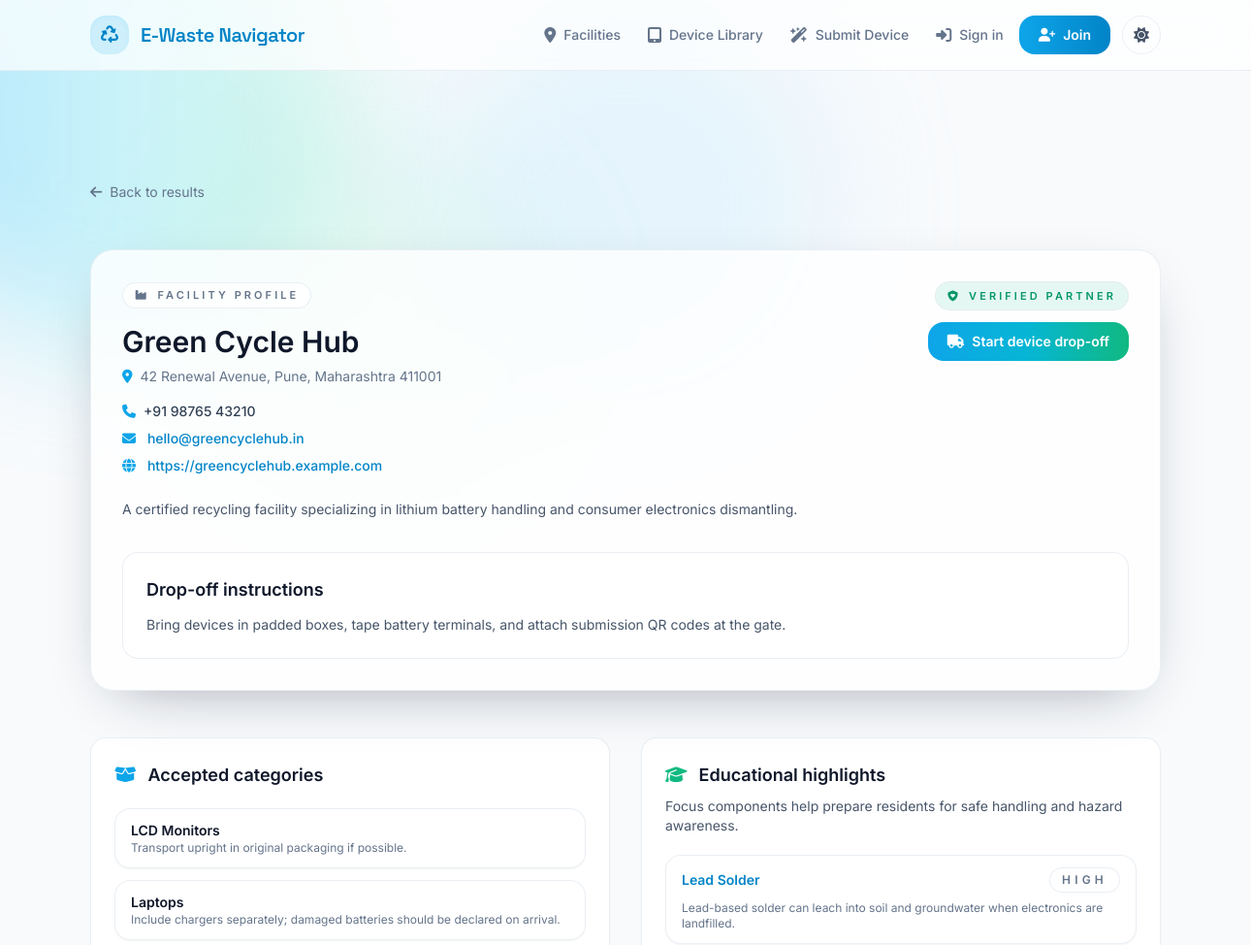
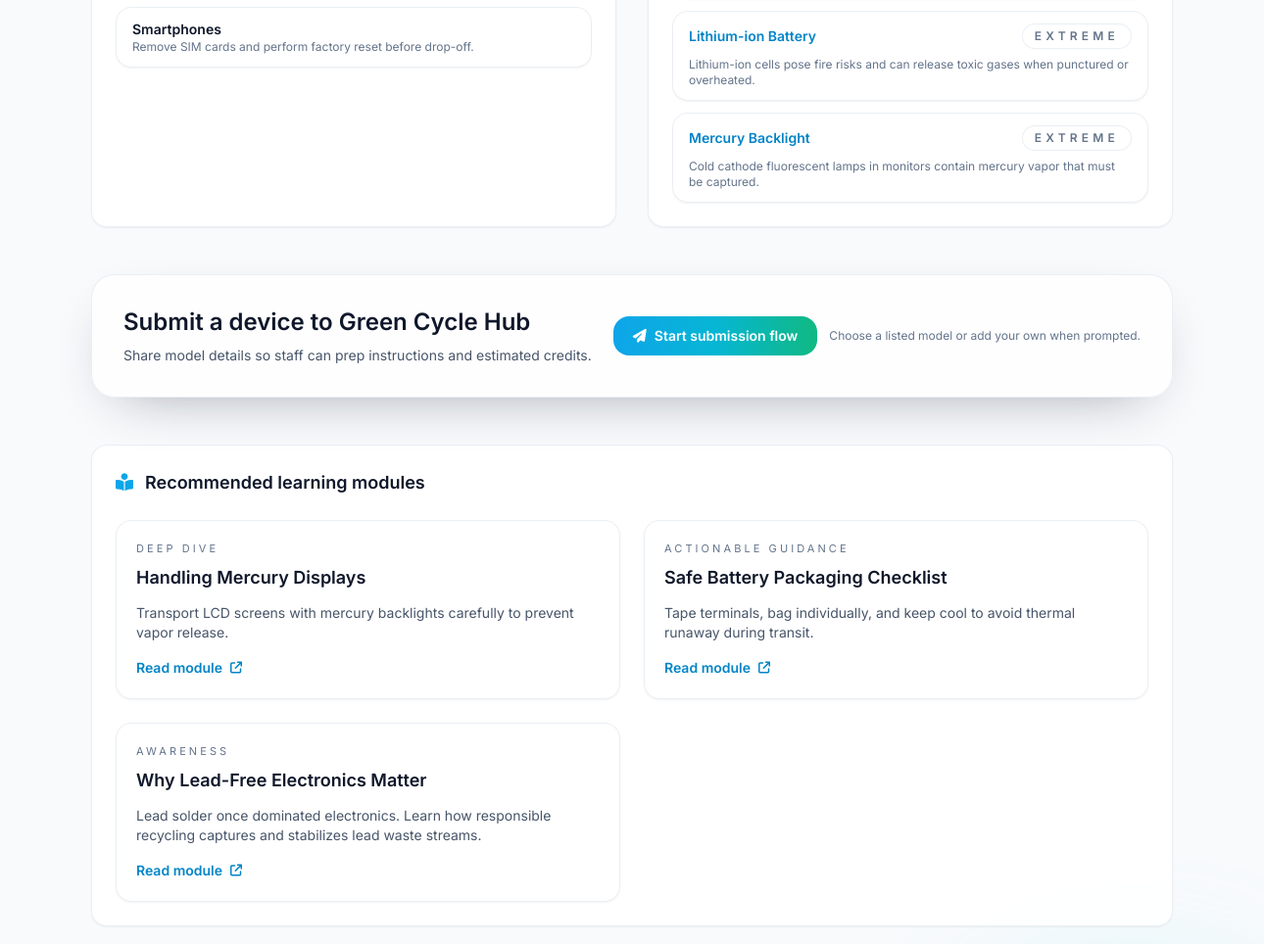
Before: /locations/green-cycle-hub/ (upper part) with the older database file (2 pictures, top to bottom).
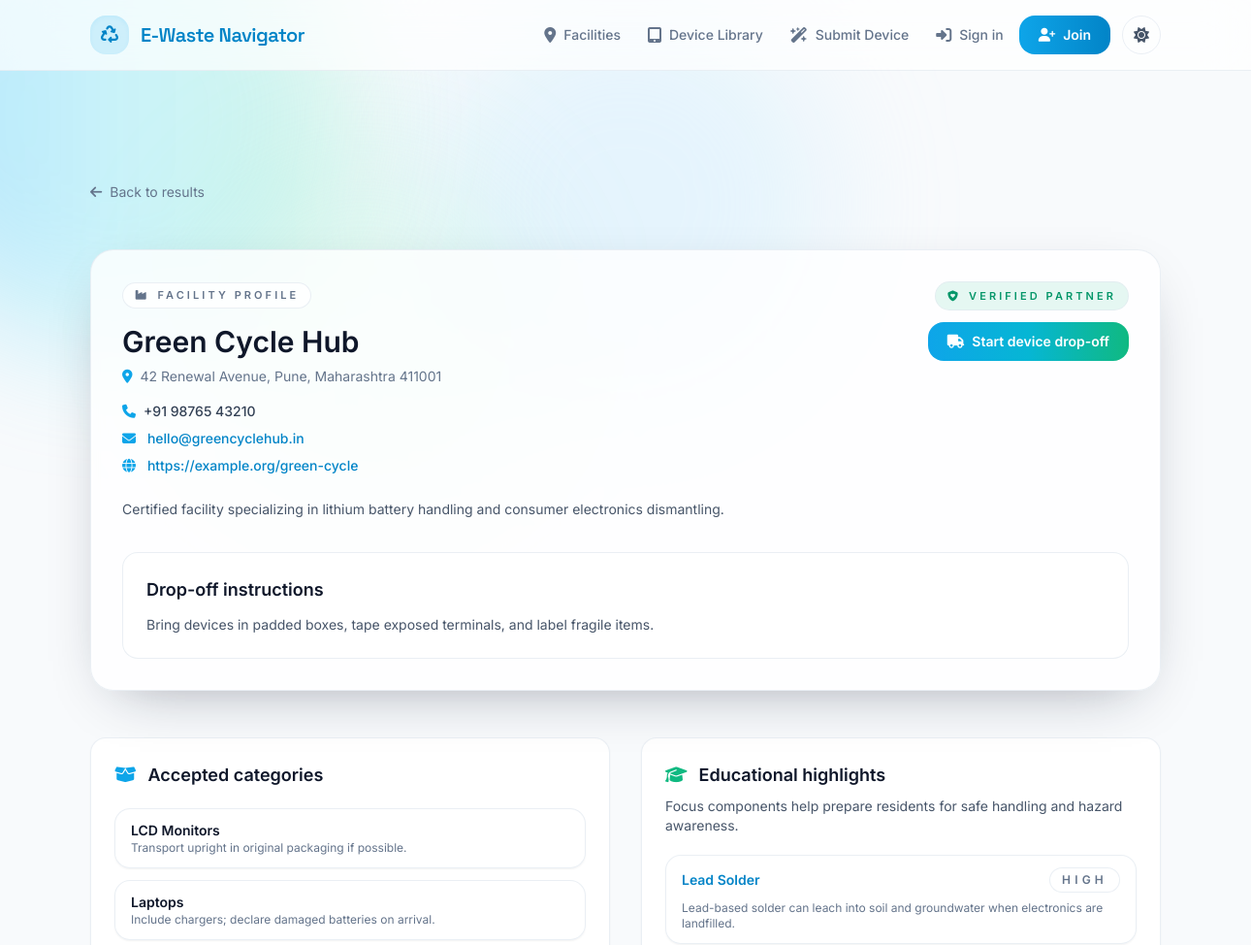
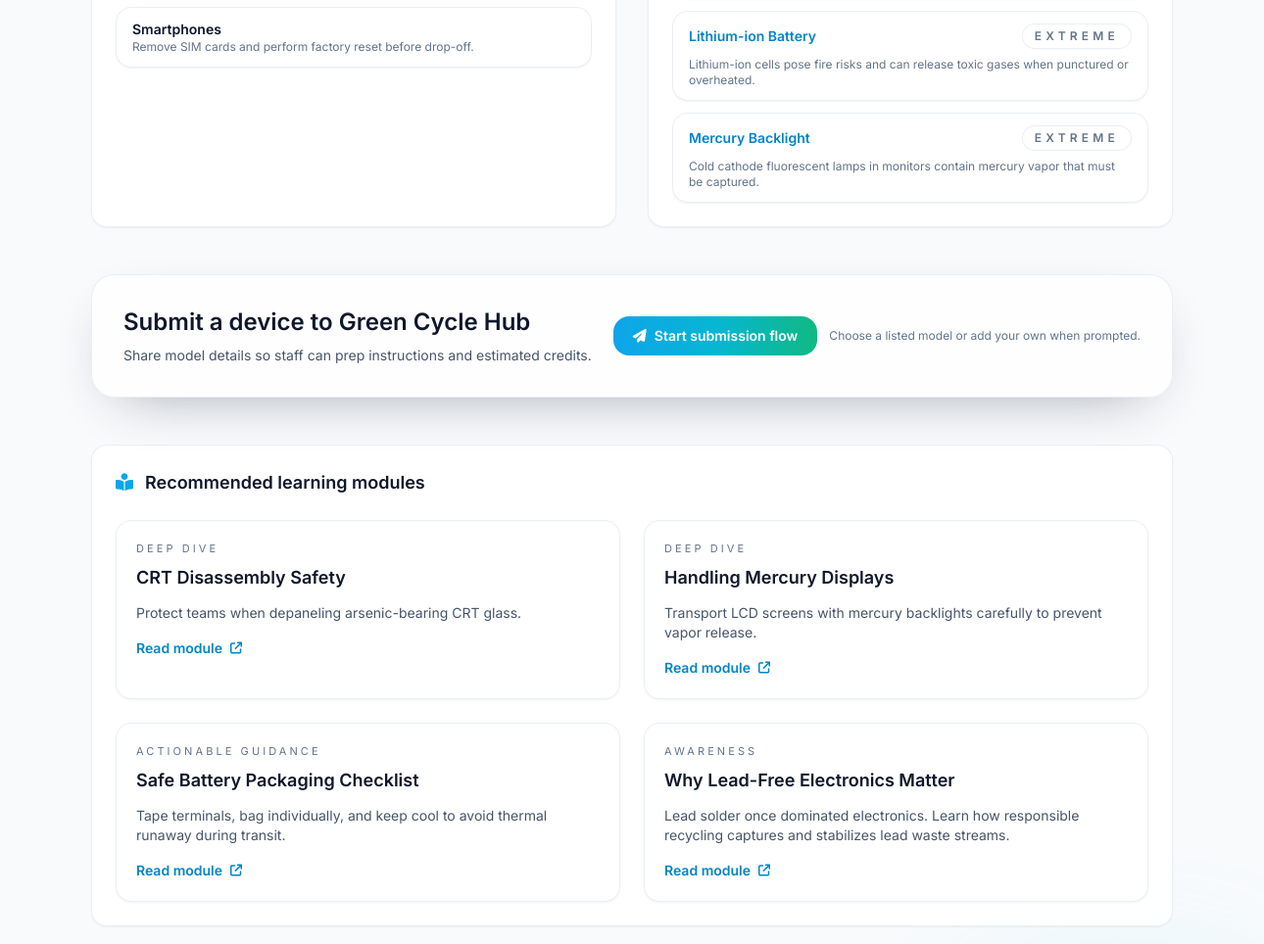
After: the same page with the newer database file (2 pictures, top to bottom).
### facilities/models.py (models this page shows, shortened)
class Facility(models.Model):
	name = models.CharField(max_length=200)
	slug = models.SlugField(max_length=210, unique=True)
	tagline = models.CharField(max_length=255, blank=True)
	description = models.TextField(blank=True)
	street_address = models.CharField(max_length=255)
	city = models.CharField(max_length=120)
	state_province = models.CharField(max_length=120)
	postal_code = models.CharField(max_length=20)
	country = models.CharField(max_length=60, default="India")
	latitude = models.DecimalField(max_digits=9, decimal_places=6, null=True, blank=True)
	longitude = models.DecimalField(max_digits=9, decimal_places=6, null=True, blank=True)
	phone_number = models.CharField(max_length=30, blank=True)
	email = models.EmailField(blank=True)
	website = models.URLField(blank=True)
	hours_of_operation = models.JSONField(default=dict, blank=True)
	drop_off_instructions = models.TextField(blank=True)
	services = models.ManyToManyField(
		FacilityService,
		related_name="facilities",
		blank=True,
	)
	focus_components = models.ManyToManyField(
		'education.HazardousComponent',
		related_name='facilities',
		blank=True,
	)
	is_verified = models.BooleanField(default=False)
	created_at = models.DateTimeField(auto_now_add=True)
	updated_at = models.DateTimeField(auto_now=True)
	class Meta:
		ordering = ["name"]
	@property
	def full_address(self) -> str:
		return f"{self.street_address}, {self.city}, {self.state_province} {self.postal_code}"

class FacilityAcceptedItem(models.Model):
	facility = models.ForeignKey(Facility, related_name="accepted_items", on_delete=models.CASCADE)
	category = models.CharField(max_length=150)
	notes = models.CharField(max_length=255, blank=True)
	class Meta:
		unique_together = ("facility", "category")
		ordering = ["category"]

### education/models.py (models this page shows, shortened)
class HazardousComponent(models.Model):
	LOW = "low"
	MODERATE = "moderate"
	HIGH = "high"
	EXTREME = "extreme"
	HAZARD_LEVEL_CHOICES = [
		(LOW, "Low"),
		(MODERATE, "Moderate"),
		(HIGH, "High"),
		(EXTREME, "Extreme"),
	]
	name = models.CharField(max_length=150)
	slug = models.SlugField(max_length=160, unique=True)
	hazard_level = models.CharField(
		max_length=20,
		choices=HAZARD_LEVEL_CHOICES,
		default=MODERATE,
	)
	overview = models.TextField(help_text="High-level explanation of the component risk.")
	environmental_impact = models.TextField()
	human_health_impact = models.TextField()
	safe_handling_guidance = models.TextField(blank=True)
	last_reviewed = models.DateField(null=True, blank=True)
	created_at = models.DateTimeField(auto_now_add=True)
	updated_at = models.DateTimeField(auto_now=True)
	class Meta:
		ordering = ["name"]

class LearningModule(models.Model):
	AWARENESS = "awareness"
	ACTION = "action"
	DEEP_DIVE = "deep_dive"
	MODULE_TYPE_CHOICES = [
		(AWARENESS, "Awareness"),
		(ACTION, "Actionable Guidance"),
		(DEEP_DIVE, "Deep Dive"),
	]
	title = models.CharField(max_length=200)
	slug = models.SlugField(max_length=210, unique=True)
	summary = models.CharField(max_length=255)
	body = models.TextField()
	module_type = models.CharField(
		max_length=20,
		choices=MODULE_TYPE_CHOICES,
		default=AWARENESS,
	)
	components = models.ManyToManyField(HazardousComponent, related_name="modules")
	estimated_read_time = models.PositiveIntegerField(default=3, help_text="In minutes")
	is_published = models.BooleanField(default=True)
	created_at = models.DateTimeField(auto_now_add=True)
	updated_at = models.DateTimeField(auto_now=True)
	class Meta:
		ordering = ["title"]

### facilities/views.py (the view)
# urls.py: path("locations/<slug:slug>/", views.FacilityDetailView.as_view(), name="facility_detail"),
class FacilityDetailView(DetailView):
	model = Facility
	template_name = "facilities/facility_detail.html"
	context_object_name = "facility"
	slug_field = "slug"
	slug_url_kwarg = "slug"
	def get_queryset(self):
		return (
			Facility.objects.select_related()
			.prefetch_related("services", "focus_components", "accepted_items")
			.all()
		)
	def get_context_data(self, **kwargs):
		context = super().get_context_data(**kwargs)
		facility = self.object
		context["device_submission_form"] = DeviceSubmissionForm(
			initial={"drop_off_facility": facility},
		)
		context["related_modules"] = (
			LearningModule.objects.filter(components__in=facility.focus_components.all())
			.distinct()
			.order_by("title")
		)
		return context

### facilities/templates/facilities/facility_detail.html (shortened to what the changed rows need)
{% extends "base.html" %}
{% block content %}
<section class="page-section">
    <div class="layout-container space-y-12">
        <div class="glass-card">
            <div class="flex flex-col gap-6 md:flex-row md:items-start md:justify-between">
                <div>
                    <span class="chip-badge mb-4"><i class="fa-solid fa-industry"></i>Facility profile</span>
                    <h1 class="text-3xl font-semibold text-slate-900 dark:text-white">{{ facility.name }}</h1>
                    <p class="mt-2 text-sm text-slate-500 dark:text-slate-400"><i class="fa-solid fa-location-dot mr-2 text-sky-500"></i>{{ facility.full_address }}</p>
                    <ul class="mt-4 space-y-2 text-sm text-slate-600 dark:text-slate-300">
                        {% if facility.phone_number %}
                            <li><i class="fa-solid fa-phone mr-2 text-sky-500"></i><span class="font-medium text-slate-700 dark:text-slate-200">{{ facility.phone_number }}</span></li>
                        {% endif %}
                        {% if facility.email %}
                            <li>
                                <i class="fa-solid fa-envelope mr-2 text-sky-500"></i>
                                <a href="mailto:{{ facility.email }}" class="font-medium text-sky-600 hover:text-sky-500 dark:text-sky-300 dark:hover:text-sky-200">{{ facility.email }}</a>
                            </li>
                        {% endif %}
                        {% if facility.website %}
                            <li>
                                <i class="fa-solid fa-globe mr-2 text-sky-500"></i>
                                <a href="{{ facility.website }}" target="_blank" rel="noopener" class="font-medium text-sky-600 hover:text-sky-500 dark:text-sky-300 dark:hover:text-sky-200">{{ facility.website }}</a>
                            </li>
                        {% endif %}
                    </ul>
                </div>
                <div class="flex flex-col items-end gap-3 text-sm text-slate-500 dark:text-slate-300">
                </div>
            </div>
            <p class="mt-6 text-sm text-slate-600 leading-relaxed dark:text-slate-300">{{ facility.description|default:"This facility has not added an overview yet." }}</p>
            {% if facility.drop_off_instructions %}
                <div class="mt-8 rounded-2xl border border-slate-200/70 bg-white/70 p-6 shadow-inner shadow-white/40 dark:border-slate-800/60 dark:bg-slate-900/60">
                    <h2 class="card-heading">Drop-off instructions</h2>
                    <p class="mt-3 whitespace-pre-line text-sm text-slate-600 dark:text-slate-300">{{ facility.drop_off_instructions }}</p>
                </div>
            {% endif %}
        </div>
        <div class="grid gap-8 lg:grid-cols-2">
            <section class="subtle-card">
                <h2 class="card-heading flex items-center gap-3"><i class="fa-solid fa-box-open text-sky-500"></i>Accepted categories</h2>
                <ul class="mt-5 space-y-3 text-sm text-slate-600 dark:text-slate-300">
                    {% for item in facility.accepted_items.all %}
                        <li class="rounded-2xl border border-slate-200/70 bg-white/70 px-4 py-3 shadow-sm dark:border-slate-800/60 dark:bg-slate-900/60">
                            <p class="font-semibold text-slate-900 dark:text-white">{{ item.category }}</p>
                            {% if item.notes %}
                                <p class="text-xs text-slate-500 dark:text-slate-400">{{ item.notes }}</p>
                            {% endif %}
                        </li>
                    {% empty %}
                        <li class="text-sm text-slate-500 dark:text-slate-500">Facility has not specified accepted items yet.</li>
                    {% endfor %}
                </ul>
            </section>
            <section class="subtle-card">
                <h2 class="card-heading flex items-center gap-3"><i class="fa-solid fa-graduation-cap text-emerald-500"></i>Educational highlights</h2>
                <ul class="mt-5 space-y-3 text-sm text-slate-600 dark:text-slate-300">
                    {% for component in facility.focus_components.all %}
                        <li class="rounded-2xl border border-slate-200/70 bg-white/70 px-4 py-3 shadow-sm dark:border-slate-800/60 dark:bg-slate-900/60">
                            <div class="flex items-center justify-between">
                                <p class="font-semibold text-sky-600 dark:text-sky-200">{{ component.name }}</p>
                                <span class="chip-badge text-xs uppercase tracking-[0.35em]">{{ component.get_hazard_level_display }}</span>
                            </div>
                            <p class="mt-2 text-xs text-slate-500 line-clamp-3 dark:text-slate-400">{{ component.overview }}</p>
                        </li>
                    {% empty %}
                        <li class="text-sm text-slate-500 dark:text-slate-500">Assign focus components to surface targeted guidance.</li>
                    {% endfor %}
                </ul>
            </section>
        </div>
        <section class="glass-card">
            <div class="flex flex-col gap-4 md:flex-row md:items-center md:justify-between">
                <div>
                    <h2 class="text-2xl font-semibold text-slate-900 dark:text-white">Submit a device to {{ facility.name }}</h2>
                    <p class="mt-2 text-sm text-slate-600 dark:text-slate-400">Share model details so staff can prep instructions and estimated credits.</p>
                </div>
            </div>
        </section>
        {% if related_modules %}
            <section class="subtle-card">
                <h2 class="card-heading flex items-center gap-3"><i class="fa-solid fa-book-open-reader text-sky-500"></i>Recommended learning modules</h2>
                <div class="mt-6 grid gap-6 md:grid-cols-2">
                    {% for module in related_modules %}
                        <article class="rounded-2xl border border-slate-200/70 bg-white/70 p-5 shadow-sm transition hover:-translate-y-[2px] hover:shadow-lg dark:border-slate-800/60 dark:bg-slate-900/60">
                            <p class="card-meta text-[11px] text-slate-500 dark:text-slate-500">{{ module.get_module_type_display }}</p>
                            <h3 class="mt-2 text-lg font-semibold text-slate-900 dark:text-white">{{ module.title }}</h3>
                            <p class="mt-3 text-sm text-slate-600 line-clamp-4 dark:text-slate-400">{{ module.summary }}</p>
                            <a href="#" class="mt-4 inline-flex items-center text-sm font-semibold text-sky-600 hover:text-sky-500 dark:text-sky-300 dark:hover:text-sky-200">
                                Read module
                                <i class="fa-solid fa-arrow-up-right-from-square ml-2 text-xs"></i>
                            </a>
                        </article>
                    {% endfor %}
                </div>
            </section>
        {% endif %}
    </div>
</section>
{% endblock %}

Changed rows visible on the page:
changed Facility "Green Cycle Hub": website "https://greencyclehub.example.com" → "https://example.org/green-cycle"; description "A certified recycling facility specializing in lithium battery handling and consumer electronics dismantling." → "Certified facility specializing in lithium battery handling and consumer electronics dismantling."; drop_off_instructions "Bring devices in padded boxes, tape battery terminals, and attach submission QR codes at the gate." → "Bring devices in padded boxes, tape exposed terminals, and label fragile items."
changed FacilityAcceptedItem "Laptops": notes "Include chargers separately; damaged batteries should be declared on arrival." → "Include chargers; declare damaged batteries on arrival."
added LearningModule: module_type "DEEP DIVE", title "CRT Disassembly Safety", summary "Protect teams when depaneling arsenic-bearing CRT glass."
